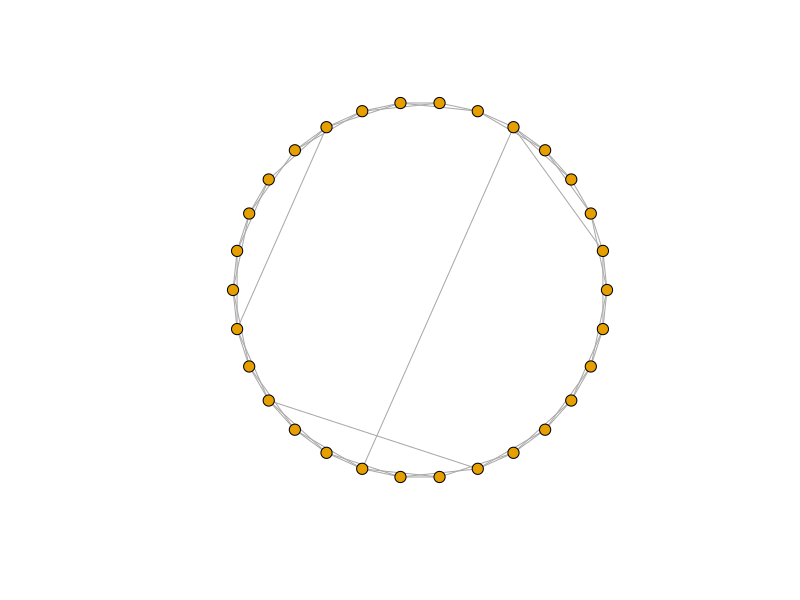
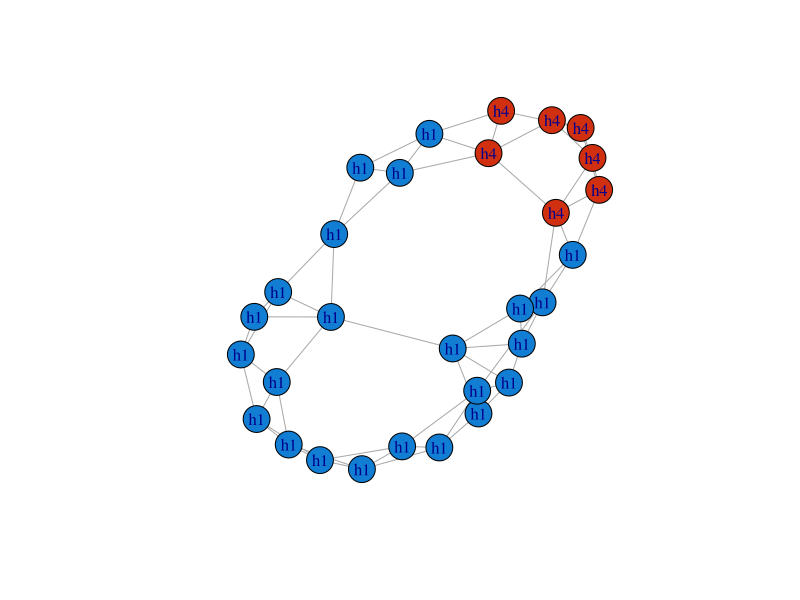
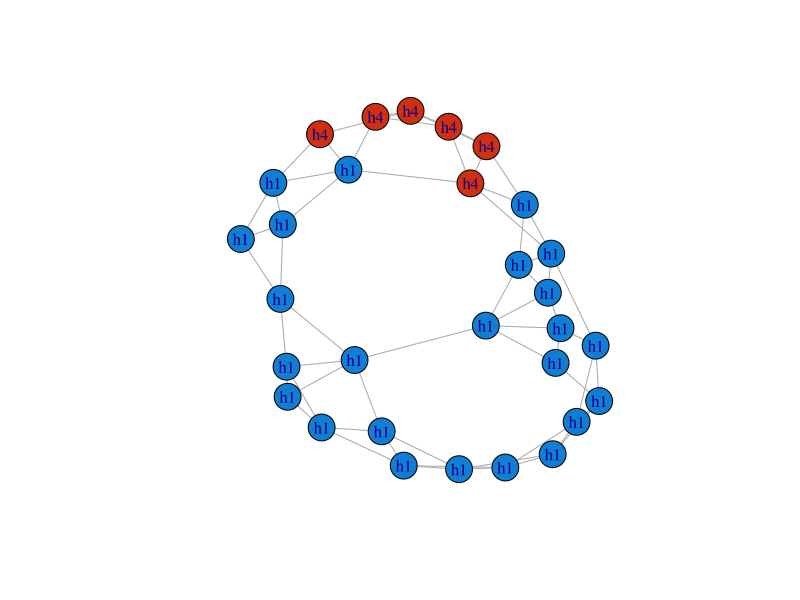
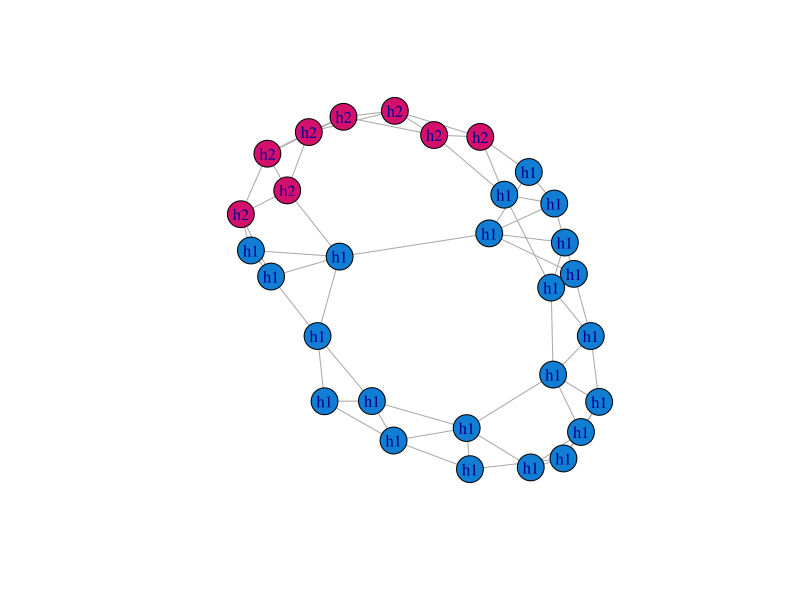
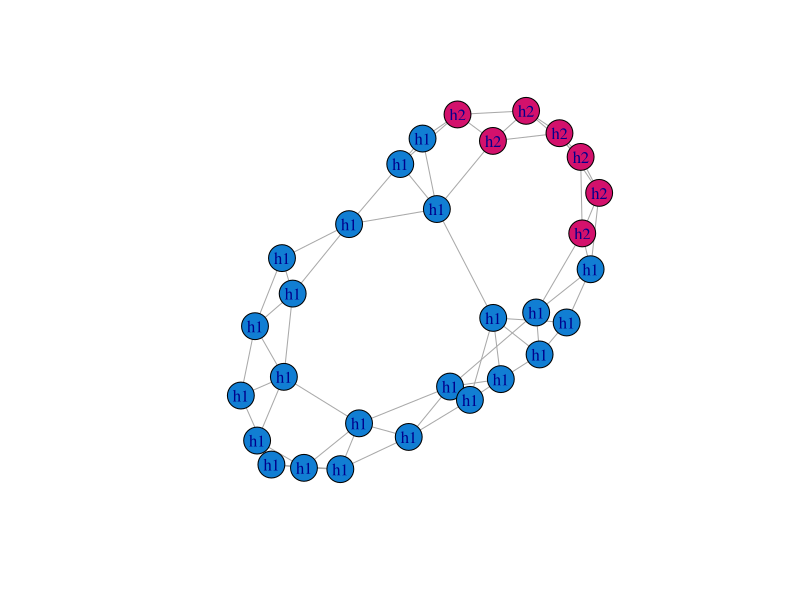
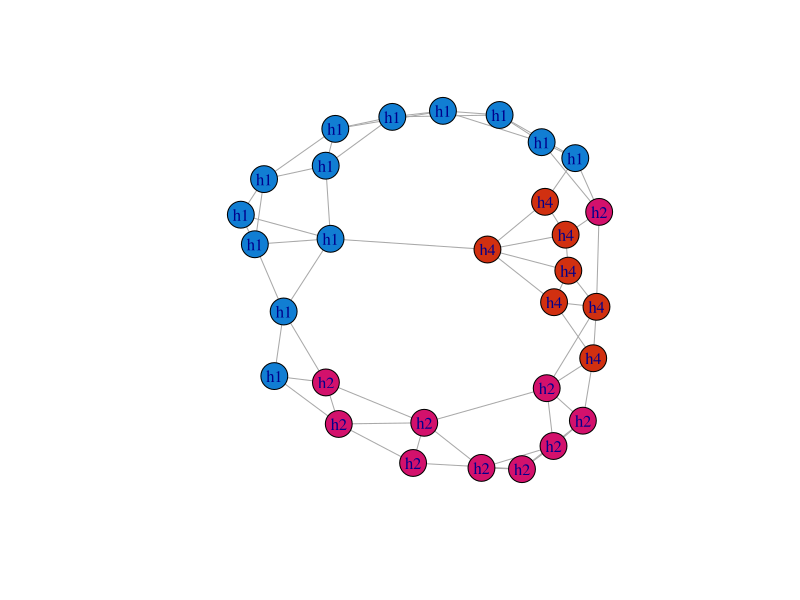
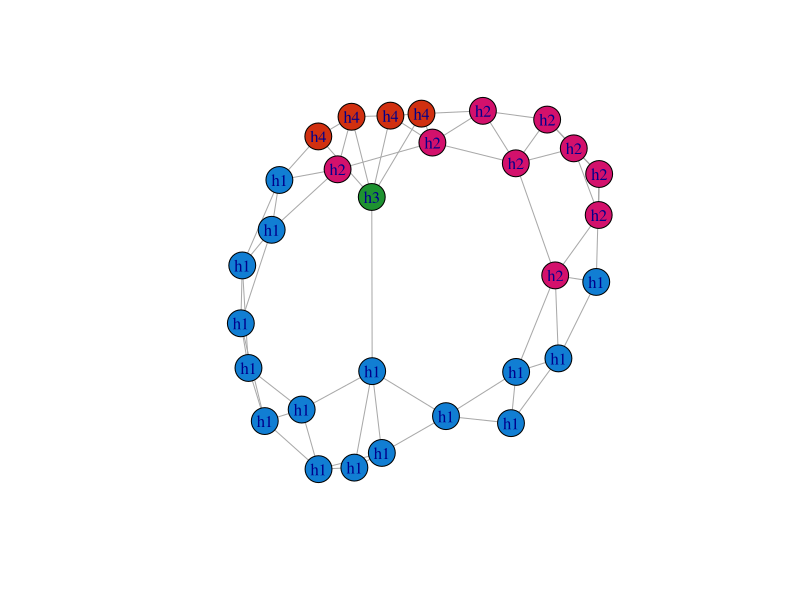

Write the R code that produced these figures, in order. (Note: a time limit stopped this script after it produced the figures.)
## ---- chunk 1
knitr::opts_chunk$set(echo = TRUE)
## ---- chunk 2

library(tidyverse)
library(igraph)

## ---- chunk 3

rm(list = ls())

## ---- chunk 4

# Create small world network 

sw_network <- sample_smallworld(dim = 1, size = 30, nei = 2, p = 0.1, 10, loops = F)

# Visualize it 

plot(sw_network, vertex.size = 6, vertex.label = NA, layout = layout_in_circle)

# Extract network matrix 

net_matrix <- as.matrix(sw_network[])


## ---- chunk 5

# Create empty dataframe for the weights of preferences

data <- tibble(agent = 1:30, 
               h1 = 1, 
               h2 = 1, 
               h3 = 1, 
               h4 = 1)
## ---- chunk 6

usefulness_data <- list()
entropy_data <- list()
report_data <- list()
number_data <- list()

for (l in 1:5) {
  
  data <- tibble(agent = 1:30, 
                 h1 = 1, 
                 h2 = 1, 
                 h3 = 1, 
                 h4 = 1)
  
  after_each_round <- matrix(0, 30, 1000)
  entropy_matrix <- matrix(0, 1000, 1)
  usefulness_matrix <- matrix(0, 1000, 1)
  number_matrix <- matrix(0, 1000, 1)

for (k in 1:1000) {
  
  disp <- matrix(0, 30)
  
  for (i in 1:30) {
    
    # Draw from each distribution according to the weight of each actor 
    
    w1 <- rnorm(1, 3, n = data$h1[i])
    
    w2 <- rnorm(1.25, 3, n = data$h2[i])
    
    w3 <- rnorm(1.5, 3, n = data$h3[i])
    
    w4 <- rnorm(1.75, 3, n = data$h4[i])
    
    
    # Concatenate all values into a list
    
    draw_list <- list("w1" = w1, 
                      "w2" = w2, 
                      "w3" = w3, 
                      "w4" = w4)
    
    # Take the absolute value of each draw
    
    absolute_draws <- map(draw_list, abs)
    
    # What is the minimum? 
    
    draws <- map_dbl(absolute_draws, min)
    
    # add that to the dispositions 
    
    disp[i, ] <-names(which.min(draws))
    
  }
  
  for (j in 1:30) {
    
    
    # Find the neighbors of my agent
    
    neighbors <- which(net_matrix[j,] != 0)
    
    # Dispositions that should be updated
    
    to_update <- disp[neighbors]
    
    w_w1 <- sum(str_detect("w1", to_update))
    
    w_w2 <- sum(str_detect("w2", to_update))
    
    w_w3 <- sum(str_detect("w3", to_update))
    
    w_w4 <- sum(str_detect("w4", to_update))
    
    # Update the weights on the original dataframe 
    
    data$h1[j] <- data$h1[j] + w_w1
    data$h2[j] <- data$h2[j] + w_w2
    data$h3[j] <- data$h3[j] + w_w3 
    data$h4[j] <- data$h4[j] + w_w4
    
  }  
  
  # Updating dataframe to find out overall conviction
  
  d_graph <- data %>% 
    mutate(conviction = case_when(h1 > h2 & h1 > h3 & h1 > h4 ~ "h1", 
                                  h2 > h1 & h2 > h3 & h2 > h4 ~ "h2", 
                                  h3 > h1 & h3 > h2 & h3 > h4 ~ "h3", 
                                  h4 > h1 & h4 > h2 & h4 > h3 ~ "h4", 
                                  h1 == h2 | h1 == h3 | h1 == h4 | h2 == h3 | h2 == h4 | h3 == h4 ~ "undecided"))
  
  
  # Add results to the matrix 
  
  after_each_round[, k] <- d_graph$conviction
  
  # Get a measure of entropy
  
  this_round <- after_each_round[, k]
  
  freq <- table(this_round)/length(this_round)
  
  entropy <- -sum(freq * log2(freq))
  
  entropy_matrix[k, ] <- entropy
  
  # Get a measure of the proportion of the useful heuristic 
  
  
  prop_useful <- sum(this_round == "h1")/length(this_round)
  
  usefulness_matrix[k, ] <- prop_useful
  
  # Get a measure of how many heuristics are there around in the network 
  
  n_heuristics <- sum(n_distinct(this_round))
  
  number_matrix[k, ] <- n_heuristics
  
  
  # Compile a list for all turns 
  
  report_data[[k]] <- d_graph
  
  # Plot if divisible by certain number 
  
  if (k %% 500 == 0) { 
    
    V(sw_network)$conviction <- d_graph$conviction
    
    
    
    V(sw_network)$color <- ifelse(V(sw_network)$conviction == "h1", "#117ed3", 
                                  ifelse(V(sw_network)$conviction == "h2", "#d3116c", 
                                         ifelse(V(sw_network)$conviction == "h3", "#1e9231", 
                                                ifelse(V(sw_network)$conviction == "h4", "#d13010", 
                                                       ifelse(V(sw_network)$conviction == "undecided", "#7412c7", "NA")))))
    
    
    
    
    plot(sw_network, vertex.color = V(sw_network)$color, col="#777777", vertex.label=V(sw_network)$conviction)
  }
  
  # Print each turn to keep track 
  
  print(as.character(k))
  print(as.character(l))
  
  
}
  
  usefulness_data[[l]] <- usefulness_matrix
  
  entropy_data[[l]] <- entropy_matrix
  
  number_data[[l]] <- number_matrix

}
## ---- chunk 7

d <- entropy_data %>% 
  map_df(as_tibble) %>% 
  mutate(turn = rep(1:1000, 10), 
         round = rep(1:10, each = 1000)) %>% 
  rename(entropy = V1)

d2 <- usefulness_data %>% 
  map_df(as_tibble) %>% 
  rename(utility = V1) 

d3 <- number_data %>% 
  map_df(as_tibble) %>% 
  rename(heuristics = V1) 

df <- bind_cols(d, d2, d3) 

# Find final heuristic 

for (i in 1:10) {
  
n <- d3$heuristics[ i * 1000]

final_heuristics[i] <- n 

}

df <- df %>% 
  mutate(final_n = rep(final_heuristics, each = 1000))

df %>% 
  ggplot(aes(x = turn, y = entropy, col = as.factor(final_n))) + 
  geom_point(alpha= 0.3) 
